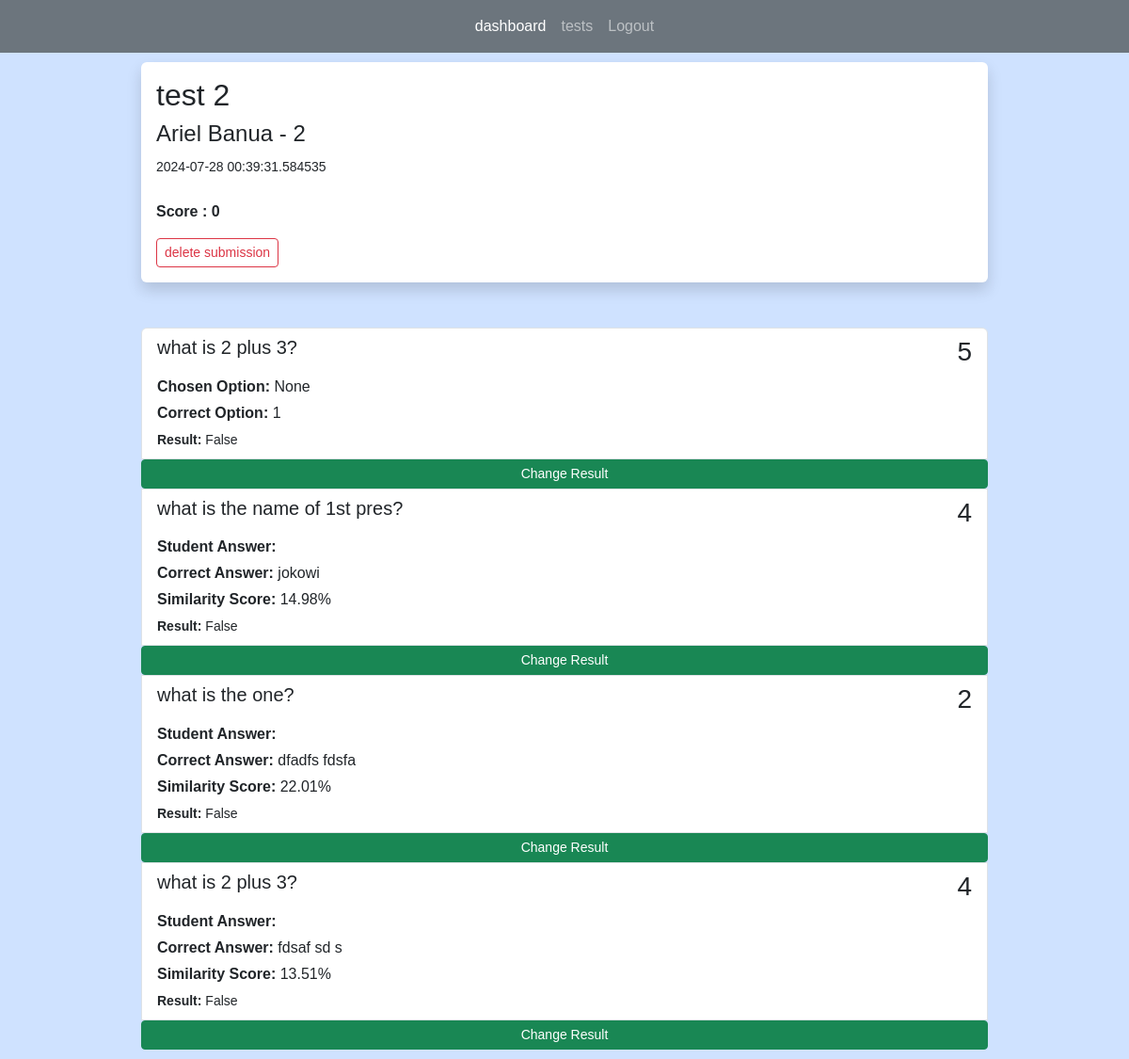
Screenshot of /tests/7/submission/3 (signed in) with the database file from the repository.
### app.py (models this page shows)
class Tests(db.Model):
    test_id = db.Column(db.Integer, primary_key=True)
    title = db.Column(db.String(255))
    start_date = db.Column(db.DateTime, nullable = False)
    end_date = db.Column(db.DateTime, nullable = False)
    status = db.Column(db.String(255))
    teacher_id = db.Column(db.Integer, db.ForeignKey('users.id'))
    teacher = db.relationship('Users', backref=db.backref('tests', lazy=True))
    questions = db.relationship("Questions", backref="question_list")
    code = db.Column(db.String(6), unique=True)  # column to store the unique code
    students = db.relationship('Users', secondary='test_students', backref=db.backref('tests_registered', lazy=True))
    submissions = db.relationship('Submission', backref='test_submissions', lazy=True)

class Users(db.Model, UserMixin):
    id = db.Column(db.Integer, primary_key = True)
    name = db.Column(db.String(200), nullable=False)
    email = db.Column(db.String(120), nullable=False, unique =True)
    password = db.Column(db.String(128), nullable=False)
    role = db.Column(db.String(80), nullable=False)
    submissions = db.relationship('Submission', backref='submitted_tests', lazy=True)

class Submission(db.Model):
    submission_id = db.Column(db.Integer, primary_key=True)
    student_id = db.Column(db.Integer, db.ForeignKey('users.id'))
    test_id = db.Column(db.Integer, db.ForeignKey('tests.test_id'))
    submitted_at = db.Column(db.DateTime, default=datetime.now)
    total_points = db.Column(db.Integer)
    student = db.relationship('Users', backref=db.backref('submitter', lazy=True))
    test = db.relationship('Tests', backref=db.backref('submission_test', lazy=True))
    answers = db.relationship('Answers', backref=db.backref('answered_questions', lazy=True), lazy=True)

class Questions(db.Model):
    question_id = db.Column(db.Integer, primary_key=True)
    question_text = db.Column(db.String(255), nullable=False)
    question_type = db.Column(db.String(255), nullable=False)
    points = db.Column(db.Integer, nullable=False)
    option1 = db.Column(db.String(255))
    option2 = db.Column(db.String(255))
    option3 = db.Column(db.String(255))
    option4 = db.Column(db.String(255))
    correct_opt = db.Column(db.Integer)
    correct_ans = db.Column(db.String(255))
    stt = db.Column(db.Boolean)
    test_id = db.Column(db.Integer, db.ForeignKey('tests.test_id'))
    test = db.relationship('Tests', backref=db.backref('question_test', lazy=True))
    answer = db.relationship("Answers", uselist=False)

class Answers(db.Model):
    answer_id = db.Column(db.Integer, primary_key=True)
    answer_text = db.Column(db.String(255))
    result = db.Column(db.Boolean, nullable=False)
    chosen_opt = db.Column(db.Integer)
    points_gained = db.Column(db.Integer)
    similarity_score = db.Column(db.Float)
    question_id = db.Column(db.Integer, db.ForeignKey('questions.question_id'))
    student_id = db.Column(db.Integer, db.ForeignKey('users.id'))
    student = db.relationship('Users', backref=db.backref('answers', lazy=True))
    submission_id = db.Column(db.Integer, db.ForeignKey('submission.submission_id'))
    submission = db.relationship('Submission', backref=db.backref('answer', lazy=True))

### app.py (the view)
@app.route('/tests/<int:id>/submission/<int:submission_id>', methods=['GET', 'POST'])
@login_required(role="teacher")
def view_submission(id, submission_id):
    test = Tests.query.get_or_404(id)
    submission = Submission.query.get_or_404(submission_id)
    return render_template("view_submission.html", test = test, submission=submission)

### app.py (called while the page is built)
@login_manager.user_loader
def load_user(user_id):
    return Users.query.get(int(user_id))

def login_required(role="ANY"):
    def wrapper(fn):
        @wraps(fn)
        def decorated_view(*args, **kwargs):
            if not current_user.is_authenticated:
               return login_manager.unauthorized()
            if ( (current_user.role != role) and (role != "ANY")):
                return login_manager.unauthorized()
            return fn(*args, **kwargs)
        return decorated_view
    return wrapper

### templates/view_submission.html (shortened to what this page needs)
{% extends 'index.html' %}
{% block content %}
<div class="shadow p-3 mb-5 bg-body rounded">
	<h2>{{ test.title }}</h2>
    <h4>{{ submission.student.name }} - {{ submission.student_id }}</h4>
	<small>{{ submission.submitted_at }}</small> <br/><br/>
	<p>
		<b> Score : {{ submission.total_points }}</b>
	</p>
    <a class="btn btn-outline-danger btn-sm" data-bs-toggle="modal" data-bs-target="#confirmationModal" >delete submission</a>
</div>
<div class="list-group">
    {% for question in test.questions %}
        {% for answer in submission.answers %}
            {% if answer.question_id == question.question_id %}
                {% if answer.result == True %}
                    <a  class="list-group-item list-group-item-action active" >
                    <div class="d-flex w-100 justify-content-between">
                        <h5 class="mb-1">{{ question.question_text }}</h5>
                        <h3>{{question.points}}</h3>
                    </div>
                        {% if question.question_type == 'multiple-choice' %}
                            <p class="mb-1"><b>Chosen Option: </b>{{answer.chosen_opt}}</p>
                            <p class="mb-1"><b>Correct Option: </b>{{question.correct_opt}}</p>
                        {% elif question.question_type == 'essay' %}
                            <p class="mb-1"><b>Student Answer: </b>{{answer.answer_text}}</p>
                            <p class="mb-1"><b>Correct Answer: </b>{{question.correct_ans}}</p>
                            <p class="mb-1"><b>Similarity Score: </b>{{ "%.2f" % (answer.similarity_score * 100) }}%</p>
                        {% endif %}
                    <small><b>Result: </b>{{answer.result}}</small>
                    <a class="btn btn-danger btn-sm" href="{{ url_for('change_result', id=test.test_id, submission_id = submission.submission_id, answer_id = answer.answer_id)}}">Change Result</a>
                    </a>
                {% else %}
                    <a  class="list-group-item list-group-item-action" >
                        <div class="d-flex w-100 justify-content-between">
                        <h5 class="mb-1">{{ question.question_text }}</h5>
                        <h3>{{question.points}}</h3>
                        </div>
                        {% if question.question_type == 'multiple-choice' %}
                            <p class="mb-1"><b>Chosen Option: </b>{{answer.chosen_opt}}</p>
                            <p class="mb-1"><b>Correct Option: </b>{{question.correct_opt}}</p>
                        {% elif question.question_type == 'essay' %}
                            <p class="mb-1"><b>Student Answer: </b>{{answer.answer_text}}</p>
                            <p class="mb-1"><b>Correct Answer: </b>{{question.correct_ans}}</p>
                            <p class="mb-1"><b>Similarity Score: </b>{{ "%.2f" % (answer.similarity_score * 100) }}%</p>
                        {% endif %}
                        <small><b>Result: </b>{{answer.result}}</small>
                        <a class="btn btn-success btn-sm" href="{{ url_for('change_result', id=test.test_id, submission_id = submission.submission_id, answer_id = answer.answer_id)}}">Change Result</a>
                    </a>
                {% endif %}
            {% endif %}
        {% endfor %}
    {% endfor %}
{% endblock %}

### static/main.css (style rules this page uses)
body { font-family: Arial, sans-serif; margin: 0; padding: 0; }

### rows the page displays
Tests: title "test 2"
Users: student.name "Ariel Banua"
Submission: student_id "2", submitted_at "2024-07-28 00:39:31.584535", total_points "0"
Questions: question_text "what is 2 plus 3?", points "5", correct_opt "1"
Answers: chosen_opt "None", result "False"
Questions: question_text "what is the name of 1st pres?", points "4", correct_ans "jokowi"
Answers: answer.similarity_score*100 "14.98", result "False"
Questions: question_text "what is the one?", points "2", correct_ans "dfadfs fdsfa"
Answers: answer.similarity_score*100 "22.01", result "False"
Questions: question_text "what is 2 plus 3?", points "4", correct_ans "fdsaf sd s"
Answers: answer.similarity_score*100 "13.51", result "False"
